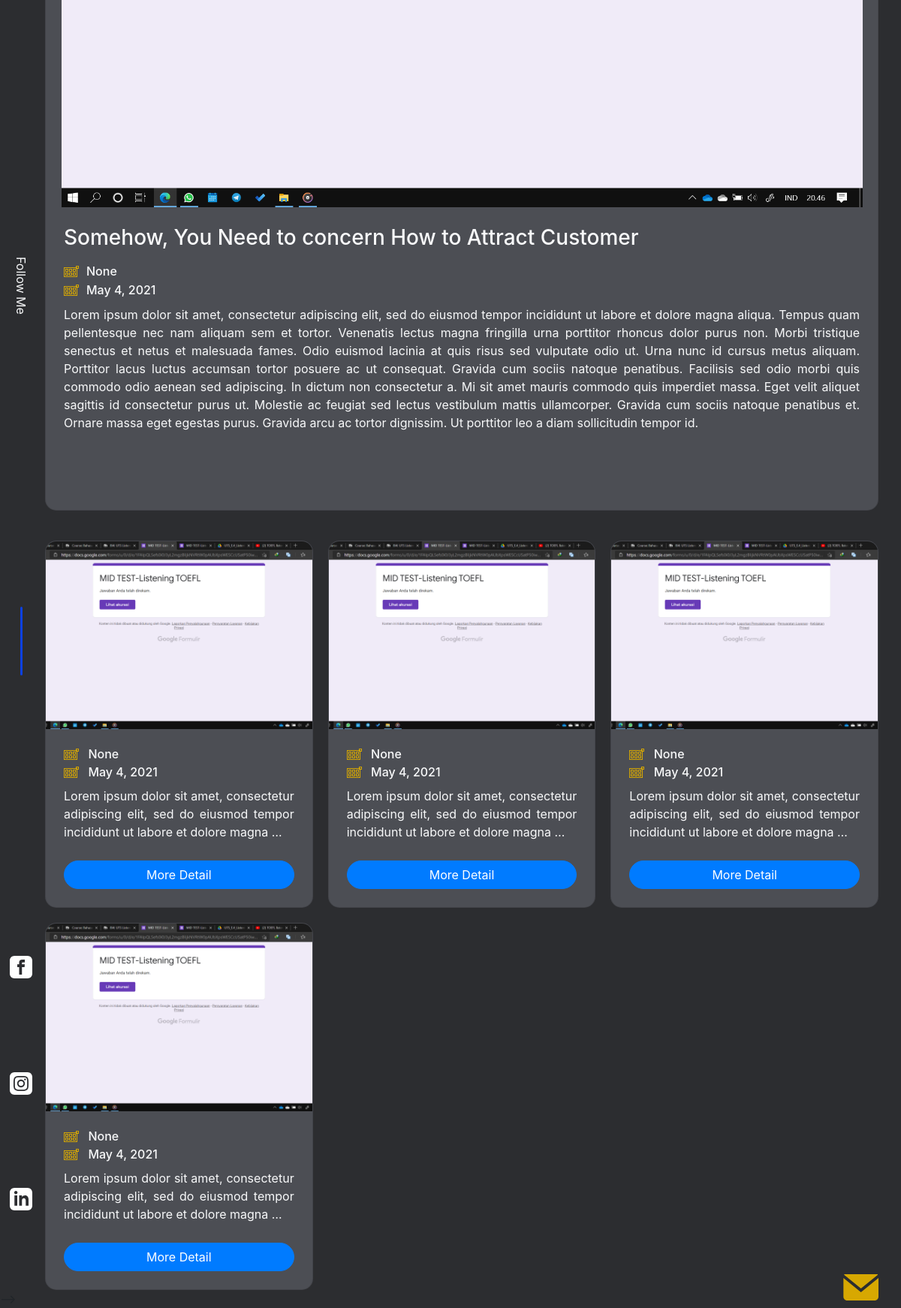
The page /list/blog/detail/7/ (lower part) on the database as committed earlier.
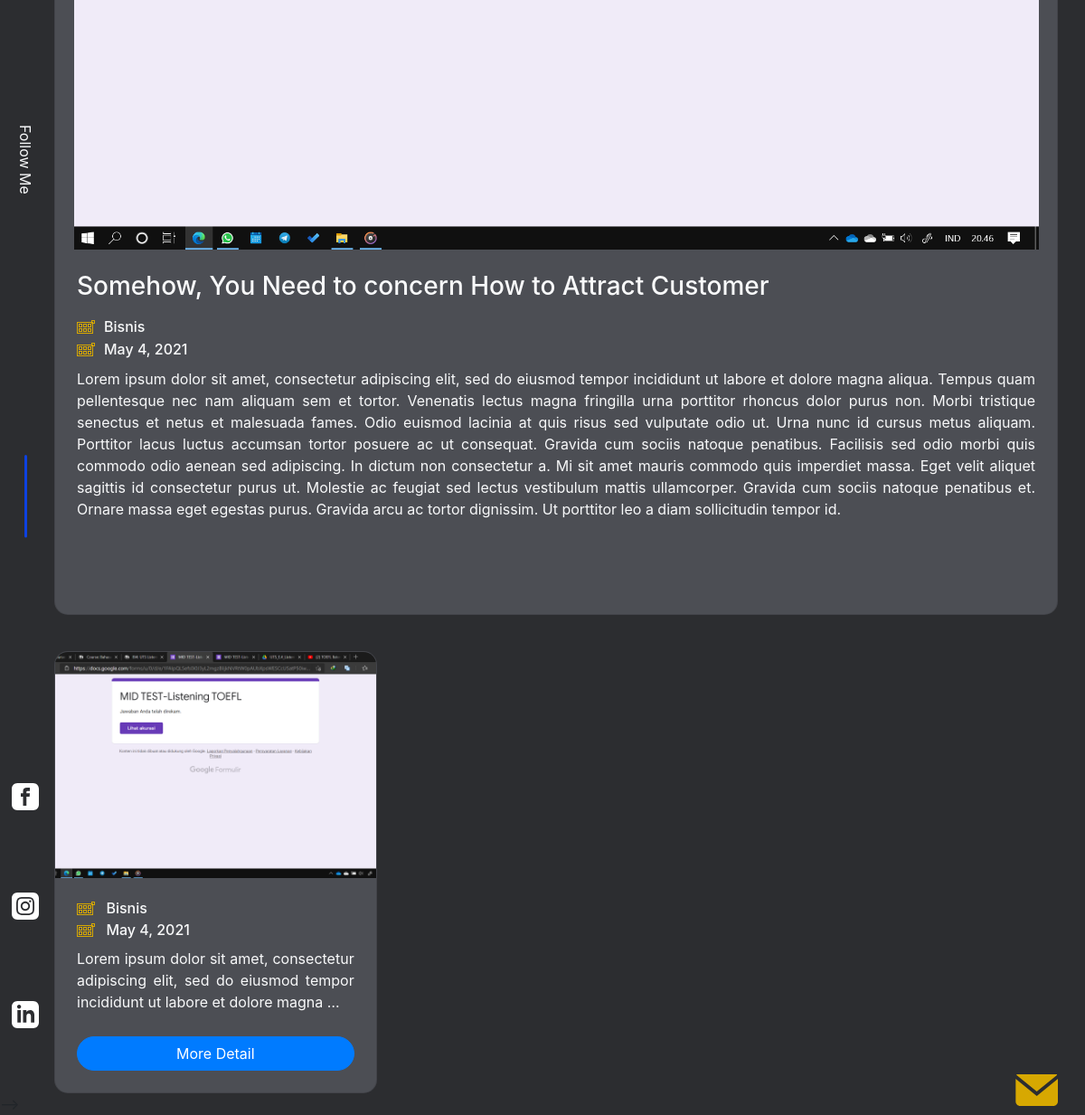
The same page on the database as committed later.
### blog/models.py (models this page shows, shortened)
class Blog(models.Model):
    judul = models.CharField(max_length=200)
    published = models.DateTimeField(auto_now_add=True)
    gambar1 = models.ImageField(null=True, blank=True, upload_to='images/')
    gambar2 = models.ImageField(null=True, blank=True, upload_to='images/')
    deskripsi = models.TextField()
    deskripsi2 = models.TextField(blank=True)
    is_published = models.BooleanField(default=False)
    kategori = models.ForeignKey(
        Kategori, on_delete=models.CASCADE, null=True)
    slug = models.SlugField(blank=True, editable=False)

class Kategori(models.Model):
    judul = models.CharField(max_length=100)
    slug = models.SlugField(blank=True, editable=False)
    def __str__(self):
        return '{}'.format(self.judul)

### blog/views.py (the view)
def BlogDetailView(request, detail_id):
    d_blog = Blog.objects.get(id=detail_id)
    detail = d_blog.slug
    kategories = Kategori.objects.all().exclude(slug=detail)
    oth_blog = Blog.objects.filter(slug=detail).exclude(id=detail_id)
    new_oth_blogs = []
    for i in range(len(oth_blog)):
        new_oth_blogs.append(oth_blog[i])
        if i == 6:
            break
    konteks = {
        'detail_blog': d_blog,
        'kategories': kategories,
        'oth_blogs': new_oth_blogs,
    }
    return render(request, 'blog/blog_detail.html', konteks)

### blog/templates/blog/blog_detail.html (shortened to what this page needs)
{% extends 'base.html' %}
{% load static %}
{% block content %}
<section class="myblog" id="myblog">
    <div class=" myblog-container text-light">
        <main class="myblog-main">
            <div class="myblog-detail detail-item my-item card">
                {% if detail_blog.gambar1.url is not none %}
                    <div class=" card-img-detail" style="background-image:url({{detail_blog.gambar1.url}})">
                    </div>
                {% endif %}
                    <div class=" myblog-box my-box d-grid">
                        <div class="judul-detail">
                            <h3>{{detail_blog.judul}}</h3>
                        </div>
                        <div class=" d-grid myblog-describ my-describ">
                            <h6 class="card-text m-0">{{detail_blog.kategori}}</h6>
                            <h6 class="card-text m-0">{{detail_blog.published|date}}</h6>
                        </div>
                        <div class="myblog-text">
                            <p>{{detail_blog.deskripsi}}</p>
                        </div>
                    </div>
                    <div class=" myblog-box my-box d-grid">
                    </div>
            </div>
            <div class="myblog-list cust-list d-grid ">
                {% for blog in oth_blogs %}
                    {% if blog.is_published %}
                        <div class="myblog-item my-item card">
                            {% if blog.gambar1.url is not none %}
                                <div class="card-img-top" style="background-image:url({{blog.gambar1.url}})">
                                </div>
                            {% endif %}
                            <div class=" myblog-box my-box d-grid">
                                <div class=" d-grid myblog-describ my-describ">
                                    <img src="{% static 'vendor/css/media/images/icon-kalender.svg' %}" alt="Icon">
                                    <h6 class="card-text m-0">{{blog.kategori}}</h6>
                                    <img src="{% static 'vendor/css/media/images/icon-kalender.svg' %}" alt="">
                                    <h6 class="card-text m-0">{{blog.published|date}}</h6>
                                </div>
                                <div class="myblog-text">
                                    <p>{{blog.deskripsi|truncatewords:"18" }}</p>
                                </div>
                                <a href="{% url 'list:blog_detail' blog.id %}" class="btn btn-primary">More Detail</a>
                            </div>
                        </div>
                    {% endif %}
                {% endfor %}
            </div>
        </main>
    </div>
    </section>
{% endblock content %}

Rows that differ between the two databases and show on the page:
no longer on this page (row edited): Blog: gambar1 (picture), is_published True (drawn), kategori "None", published "May 4, 2021", deskripsi "Lorem ipsum dolor sit amet, consectetur adipiscing elit, sed do eiusmod tempor incididunt ut labore et dolore magna …"
no longer on this page (row edited): Blog: gambar1 (picture), is_published True (drawn), kategori "None", published "May 4, 2021", deskripsi "Lorem ipsum dolor sit amet, consectetur adipiscing elit, sed do eiusmod tempor incididunt ut labore et dolore magna …"
no longer on this page (row edited): Blog: gambar1 (picture), is_published True (drawn), kategori "None", published "May 4, 2021", deskripsi "Lorem ipsum dolor sit amet, consectetur adipiscing elit, sed do eiusmod tempor incididunt ut labore et dolore magna …"
changed Blog "Somehow, You Need to concern How to Attract Customer": kategori "None" → "Bisnis"
changed Blog (number 2 of 2 on the later page): kategori "None" → "Bisnis"
